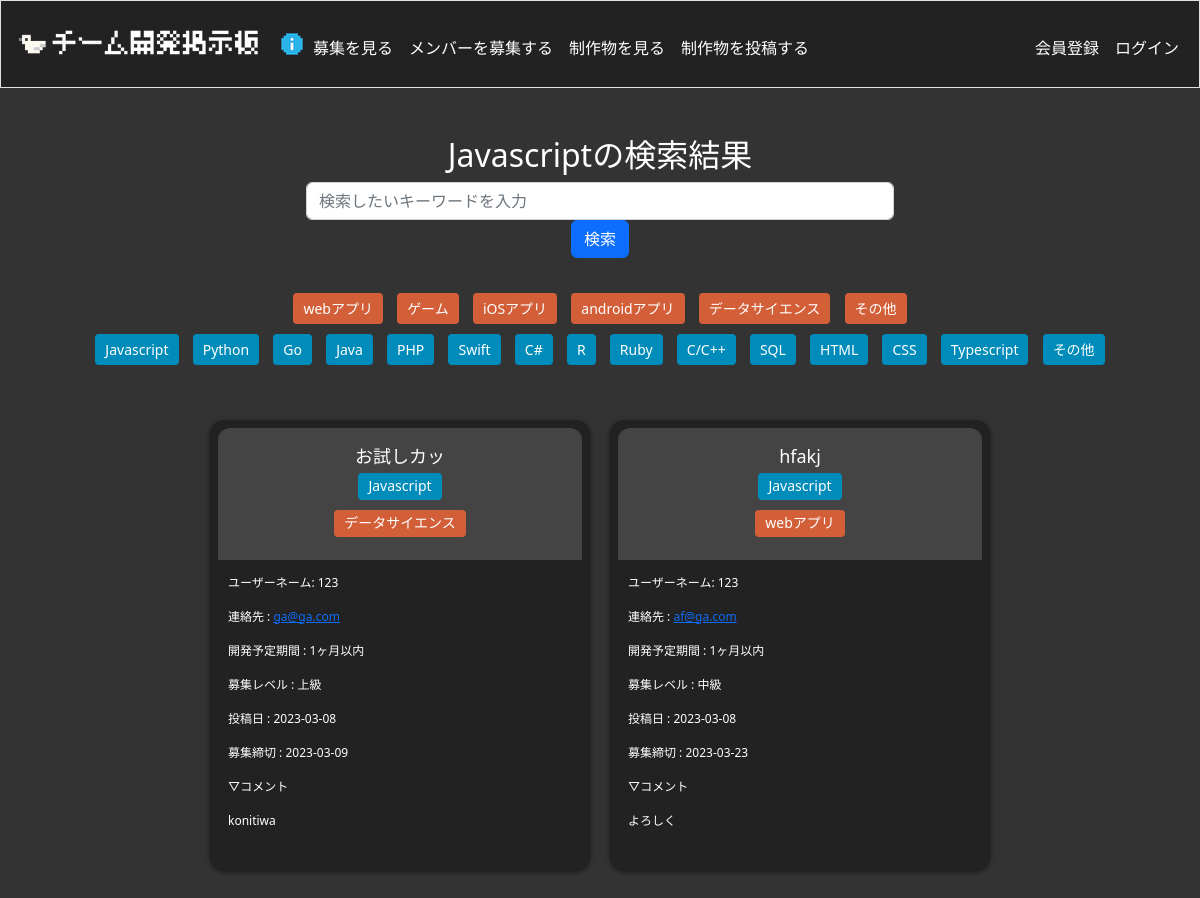
Page /index_language/Javascript on the earlier database version.
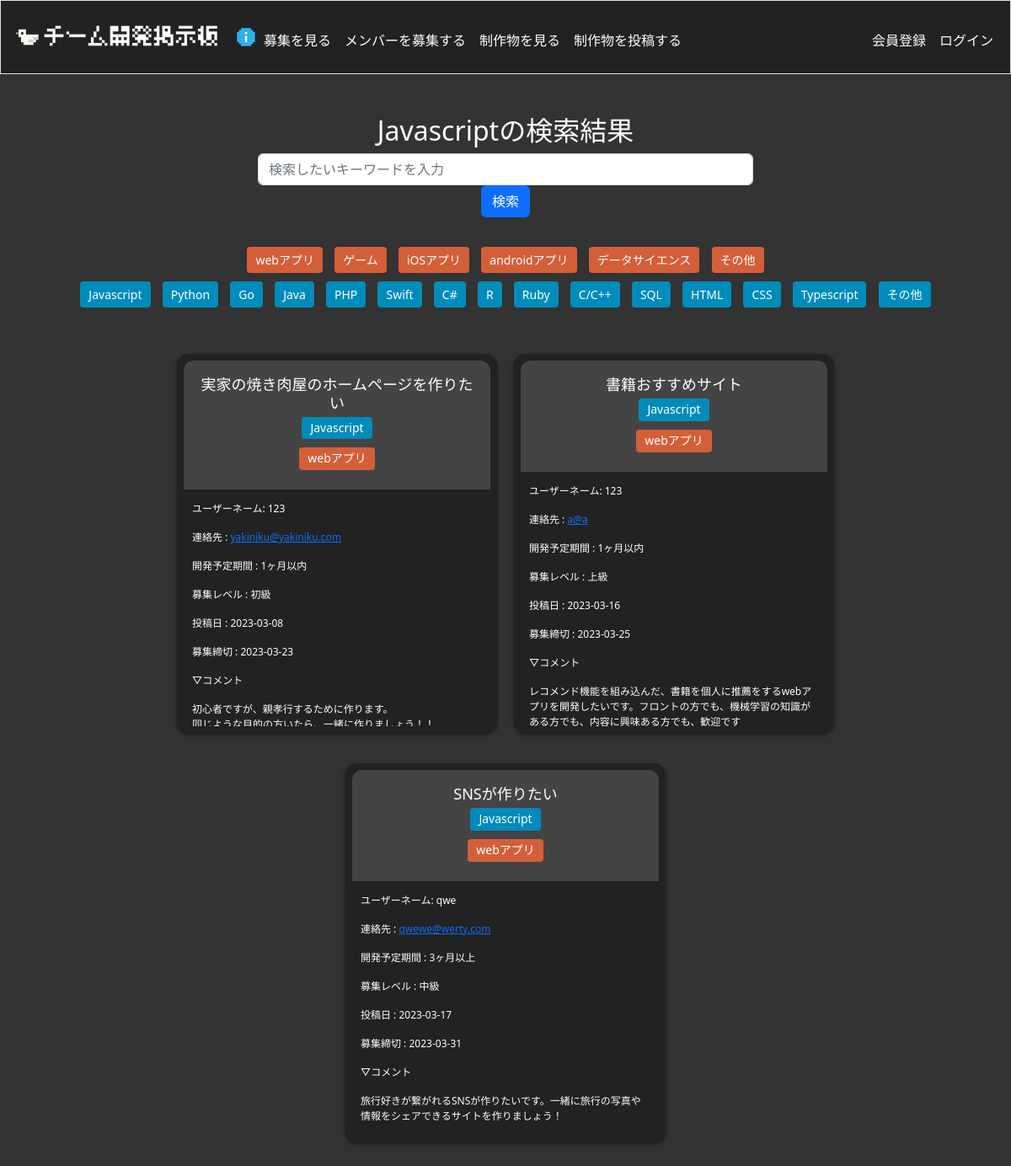
Same page on the later database version.
### tables this page shows
CREATE TABLE languages (
	language_id INTEGER PRIMARY KEY AUTOINCREMENT NOT NULL,
	name TEXT
);

CREATE TABLE genres (
	genre_id INTEGER PRIMARY KEY AUTOINCREMENT NOT NULL,
	name TEXT
);

CREATE TABLE entries (
        entry_id INTEGER PRIMARY KEY AUTOINCREMENT NOT NULL,
        title TEXT,
        mail_address TEXT,
        time TEXT,
        level TEXT,
        genre TEXT,
        day_posted TEXT,
        day_end TEXT,
        body TEXT,
        is_active INTEGER DEFAULT 1,
        user_id INTEGER,
        FOREIGN KEY (user_id) REFERENCES users(user_id)
);

### app.py (the view)
@app.route("/index_language/<string:tag>")
def index_language(tag):
    genres = db.execute("SELECT * FROM genres")
    languages = db.execute("SELECT * FROM languages")
    entries = db.execute("""
        SELECT entries.*, GROUP_CONCAT(languages.name) as language_name, users.username
        FROM entries
        LEFT JOIN language_to_entry
        ON entries.entry_id = language_to_entry.entry_id
        LEFT JOIN languages
        ON languages.language_id = language_to_entry.language_id
        LEFT JOIN users
        ON users.user_id = entries.user_id
        WHERE languages.name = ?
        GROUP BY entries.entry_id;
    """, tag)
    a=tag
    if entries == []:
        flash("その言語を用いた投稿はまだ行われていません")
        return redirect("/")
    return render_template('index_tag.html', genres=genres, languages=languages, entries=entries, tags=a)

### templates/index_tag.html (shortened to what this page needs)
{% extends "layout.html" %}
{% block main %}
<h2>{{ tags }}の検索結果</h2>
<div class="mb-3">
    <form action="{{ url_for('index_search') }}" method="GET">
        <input class="form-control" type="text" placeholder="検索したいキーワードを入力" name="keyword" autocomplete="off">
        <button type="submit" class="btn btn-primary">検索</button>
    </form>
</div>
<div class="tag_list">
    {% for i in genres %}
        <button name="button" type="submit" class="tag_genres" onclick="location.href='{{ url_for('index_tag', tag=i.name) }}'">{{ i.name }}</button>
    {% endfor %}
    <br>
    {% for i in languages %}
        <button name="button" type="submit" class="tag_languages" onclick="location.href='{{ url_for('index_language', tag=i.name) }}'">{{ i["name"] }}</button>
    {% endfor %}
</div>
<div class="box-container">
    {% for entry in entries %}
    <div class="box">
        <div class="box-header">
            <h2>{{ entry.title }}<br>
            {% for language in entry.language_name.split(',') %}
                <button class="tag_languages">{{ language }}</button>
            {% endfor %}
            <br>
            <button class="tag_genres">{{ entry.genre }}</button>
            </h2>
        </div>
        <div class="box-content">
            <p>ユーザーネーム: {{ entry.username }}</p>
            <p>連絡先 : <a href="mailto:{{ entry.mail_address }}">{{ entry.mail_address }}</a></p>
            <p>開発予定期間 : {{ entry.time }}</p>
            <p>募集レベル : {{ entry.level }}</p>
            <p>投稿日 : {{ entry.day_posted }}</p>
            <p>募集締切 : {{ entry.day_end }}</p>
            <p >▽コメント</p>
            <p class="comment">{{ entry.body }}</p>
        </div>
    </div>
{% endfor %}
</div>
{% endblock %}

### templates/layout.html (shortened to what this page needs)
<!DOCTYPE html>
<html lang="en">
    <head>
        <link rel="stylesheet" type="text/css" href="{{ url_for('static', filename='styles.css') }}">
        <link href="https://cdn.jsdelivr.net/npm/bootstrap@5.2.3/dist/css/bootstrap.min.css" rel="stylesheet">
        <link href="/static/styles.css" rel="stylesheet">
    </head>
    <body>
        <nav class="border navbar navbar-expand-md navbar-light">
            <div class="container-fluid">
                <a class="navbar-brand" href="/"><img src="/static/images/logo.png" width="250" height="60"></a>
                <div class="collapse navbar-collapse" id="navbar">
                    <div class="text-center col-xs-12">
                        <img src="/static/images/info.png" alt="ポップアップを開く" data-bs-toggle="modal" data-bs-target="#modal1">
                    </div>
                        <ul class="navbar-nav me-auto mt-2">
                            <li class="nav-item"><a class="nav-link" href="/">募集を見る</a></li>
                            <li class="nav-item"><a class="nav-link" href="/input">メンバーを募集する</a></li>
                            <li class="nav-item"><a class="nav-link" href="/watch">制作物を見る</a></li>
                            <li class="nav-item"><a class="nav-link" href="/output">制作物を投稿する</a></li>
                        </ul>
                        {% if session["user_id"] %}
                        <ul class="navbar-nav ms-auto mt-2">
                            <li class="nav-item"><a class="nav-link" href="/mypage">マイページ</a></li>
                            <li class="nav-item"><a class="nav-link" href="/logout">ログアウト</a></li>
                        </ul>
                    {% else %}
                        <ul class="navbar-nav ms-auto mt-2">
                            <li class="nav-item"><a class="nav-link" href="/register">会員登録</a></li>
                            <li class="nav-item"><a class="nav-link" href="/login">ログイン</a></li>
                        </ul>
                    {% endif %}
                </div>
            </div>
        </nav>
        <main class="container-fluid py-5 text-center">
            {% block main %}{% endblock %}
        </main>
    </body>
</html>

### static/styles.css (style rules this page uses)
body { background-color: #333333; }
form { margin: 0 auto; max-width: 50%; }
.tag_list { margin-top: 30px; margin-bottom: 50px; }
.box-container { display: flex; flex-wrap: wrap; flex-direction: row; justify-content: center; align-items: flex-start; gap: 20px; margin: 0 auto; }
.box { display: grid; background-color: #222222; border-radius: 14px; width: 380px; height: 450px; margin-bottom: 16px; padding: 8px; box-shadow: 0 2px 5px rgba(0, 0, 0, 0.5); display: flex; flex-direction: column; grid-auto-flow: row; }
.box-header { background-color: #444444; border-top-left-radius: 12px; border-top-right-radius: 12px; border-bottom: 0; padding: 18px; display: flex; justify-content: space-between; align-items: center; margin-bottom: 4px; flex-grow: 0; }
.box-header h2 { margin: 0; color: white; flex-grow: 1; overflow: hidden; text-overflow: ellipsis; font-size: 18px; }
.box-content { text-align: left; font-size: 12px; padding: 10px; color: white; flex-grow: 1; max-height: 400px; overflow-y: scroll; padding-right: 15px; overflow-wrap: break-word; }
.box-content p:first-child { margin-top: 0; }
h1, .mb-3, .form-label, .languageinput, .checklist, h2, h3, h4 { color: white; }
nav { background-color: #222222; }
nav .navbar-brand { color: white; }
nav .navbar-nav .nav-item .nav-link { color: white }
.tag_languages, .tag_genres { margin-left: 5px; margin-right: 5px; border: none; border-radius: 3px; background-color: #666666; color: white; font-size: 12px; padding: 3px 5px; margin-top: 5px; margin-bottom: 5px; }
.tag_languages { background-color: #008cba; color: white; border: none; border-radius: 4px; padding: 5px 10px; font-size: 14px; cursor: pointer; }
.tag_genres { background-color: #d35f39; color: white; border: none; border-radius: 4px; padding: 5px 10px; font-size: 14px; cursor: pointer; }
.comment { white-space: pre-wrap; width: inherit; word-wrap: break-word; }

Differences in the rows shown:
removed entries: title "お試しカッ", language "Javascript", genre "データサイエンス", username "123", mail_address "ga@ga.com", time "1ヶ月以内", level "上級", day_posted "2023-03-08", day_end "2023-03-09", body "konitiwa"
changed entries: title "hfakj" → "実家の焼き肉屋のホームページを作りたい"; mail_address "af@ga.com" → "yakiniku@yakiniku.com"; level "中級" → "初級"; body "よろしく" → "初心者ですが、親孝行するために作ります。…"
added entries: title "書籍おすすめサイト", language "Javascript", genre "webアプリ", username "123", mail_address "a@a", time "1ヶ月以内", level "上級", day_posted "2023-03-16", day_end "2023-03-25", body "レコメンド機能を組み込んだ、書籍を個人に推薦をするwebアプリを開発したいです。フロントの方でも、機械学習の知識がある方でも、内容に興味ある方でも、歓迎です"
added entries: title "SNSが作りたい", language "Javascript", genre "webアプリ", username "qwe", mail_address "qwewe@werty.com", time "3ヶ月以上", level "中級", day_posted "2023-03-17", day_end "2023-03-31", body "旅行好きが繋がれるSNSが作りたいです。一緒に旅行の写真や情報をシェアできるサイトを作りましょう！"
